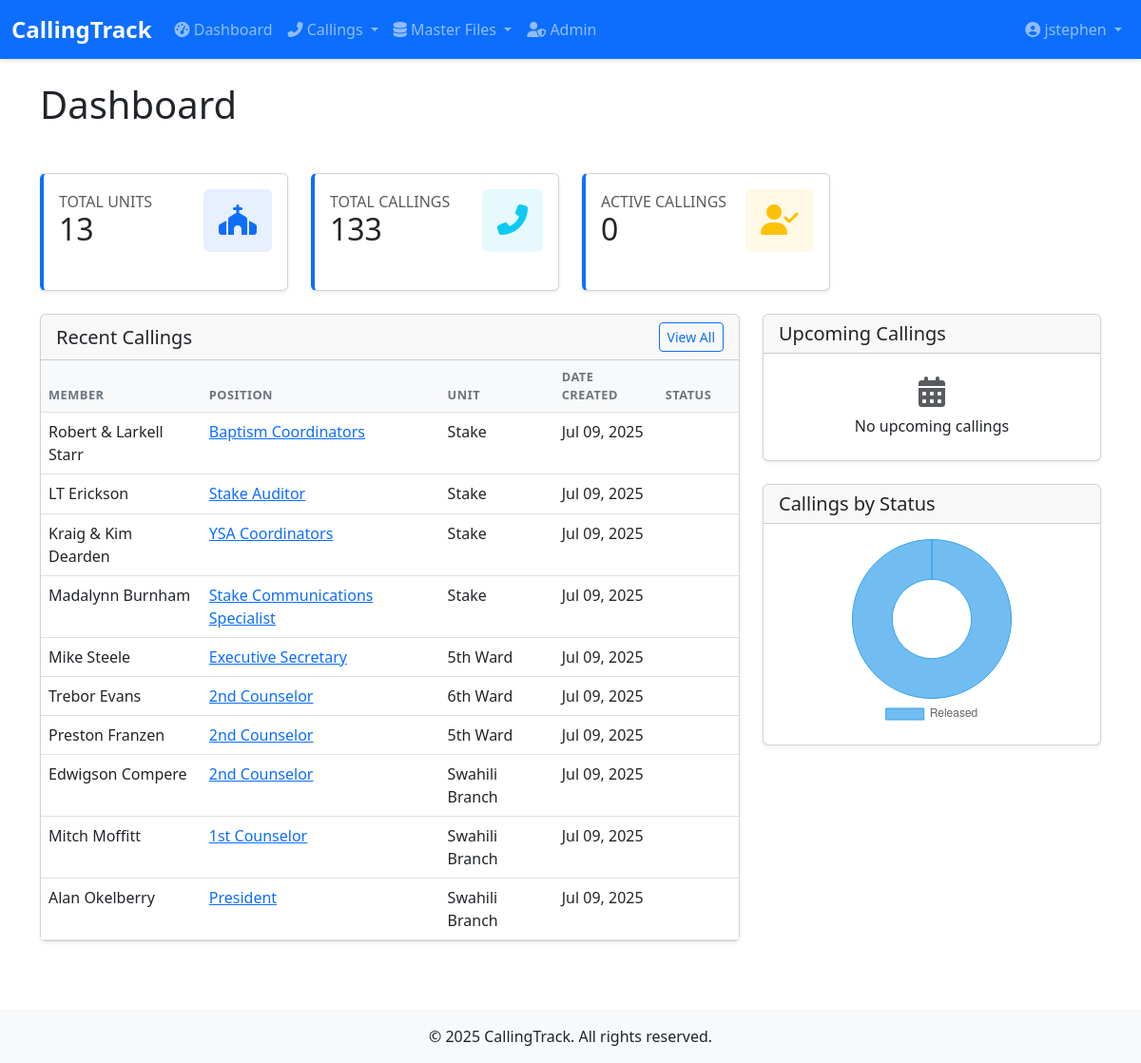
The page / (signed in) on the database as committed earlier.
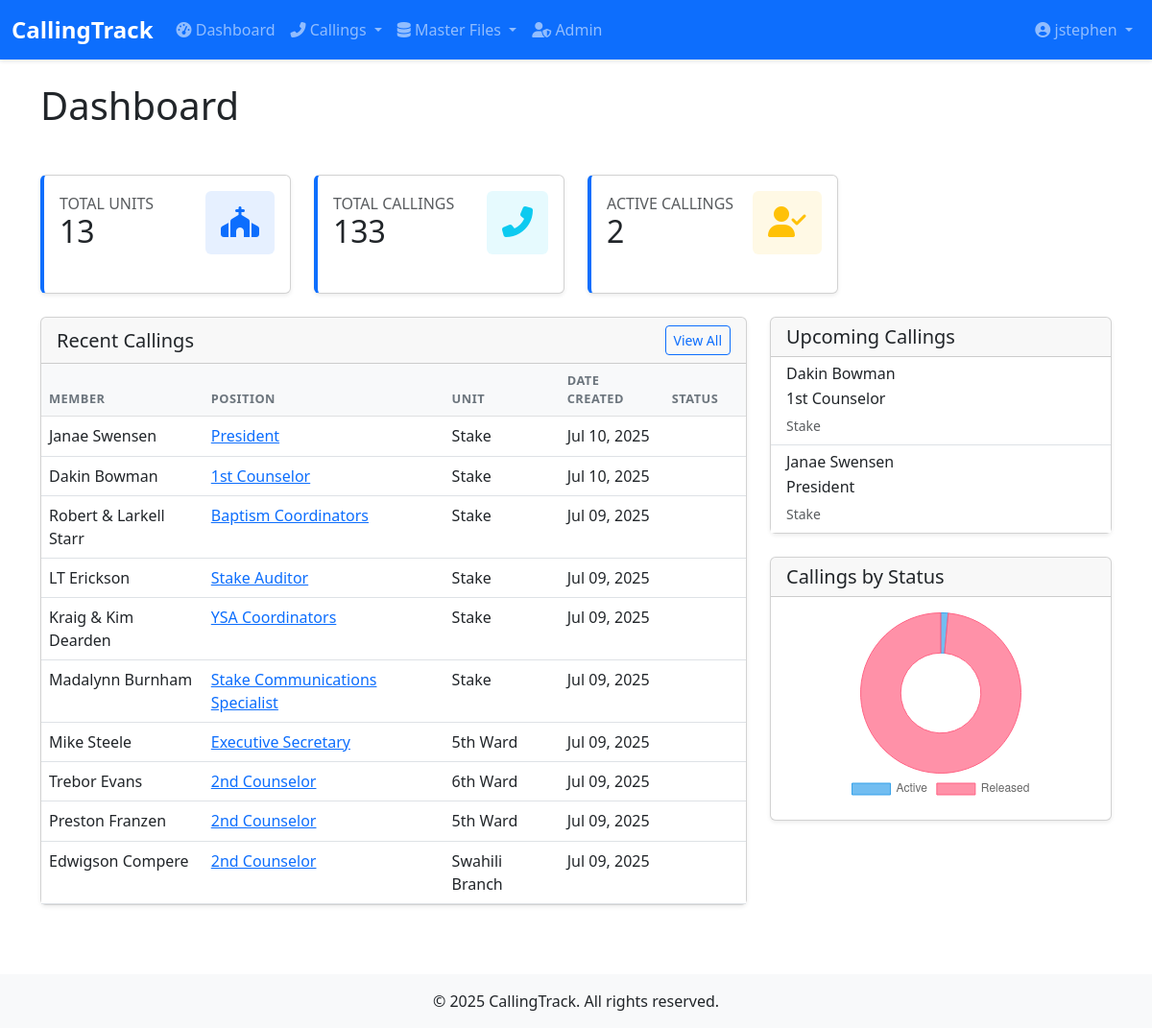
The same page on the database as committed later.
### callings/models.py (models this page shows, shortened)
class Calling(models.Model):
    STATUS_CHOICES = [
        ('PENDING', 'Pending'),
        ('APPROVED', 'Approved'),
        ('IN_PROGRESS', 'In Progress'),
        ('COMPLETED', 'Completed'),
        ('CANCELLED', 'Cancelled'),
        ('ON_HOLD', 'On Hold'),
        ('LCR_UPDATED', 'LCR Updated'),
    ]
    CALLING_STATUS_CHOICES = [
        ('ACTIVE', 'Active'),
        ('RELEASED', 'Released'),
        ('PENDING', 'Pending Approval'),
    ]
    APPROVAL_STATUS_CHOICES = [
        ('PENDING', 'Pending'),
        ('APPROVED', 'Approved'),
        ('NOT_REQUIRED', 'Not Required'),
        ('DECLINED', 'Declined'),
    ]
    unit = models.ForeignKey(Unit, on_delete=models.CASCADE, related_name='callings')
    organization = models.ForeignKey(Organization, on_delete=models.PROTECT, related_name='callings')
    position = models.ForeignKey(Position, on_delete=models.PROTECT, related_name='callings')
    name = models.CharField(max_length=200, blank=True, null=True)
    status = models.CharField(max_length=12, choices=STATUS_CHOICES, default='PENDING')
    calling_status = models.CharField(max_length=10, choices=CALLING_STATUS_CHOICES, default='ACTIVE')
    is_active = models.BooleanField(default=True, help_text="Whether this calling is currently active")
    date_called = models.DateField(null=True, blank=True, default=None, help_text="Date when the calling was issued")
    date_sustained = models.DateField(null=True, blank=True, help_text="Date when the calling was sustained")
    date_set_apart = models.DateField(null=True, blank=True, help_text="Date when the member was set apart")
    date_released = models.DateField(null=True, blank=True, help_text="Date when the calling was released")
    calling_approval_status = models.CharField(
        max_length=15,
        choices=APPROVAL_STATUS_CHOICES,
        default='PENDING',
        help_text="Approval status of the calling"
    )
    sustaining_approval_status = models.CharField(
        max_length=15,
        choices=APPROVAL_STATUS_CHOICES,
        default='NOT_REQUIRED',
        help_text="Approval status of the sustaining"
    )
    setting_apart_approval_status = models.CharField(
        max_length=15,
        choices=APPROVAL_STATUS_CHOICES,
        default='NOT_REQUIRED',
        help_text="Approval status of the setting apart"
    )
    released_approval_status = models.CharField(
        max_length=15,
        choices=APPROVAL_STATUS_CHOICES,
        default='NOT_REQUIRED',
        help_text="Approval status of the release"
    )
    called_by = models.CharField(
        max_length=200,
        blank=True,
        null=True,
        help_text="Name of person who extended the calling"
    )
    released_by = models.CharField(
        max_length=200,
        blank=True,
        null=True,
        help_text="Name of person who released the calling"
    )
    proposed_replacement = models.CharField(
        max_length=200,
        blank=True,
        null=True,
        help_text="Name of the proposed replacement for this calling"
    )
    home_unit = models.ForeignKey(
        Unit,
        on_delete=models.SET_NULL,
        blank=True,
        null=True,
        related_name='home_members',
        help_text="Home unit of the person (may differ from calling unit)"
    )
    presidency_approved = models.DateField(
        null=True,
        blank=True,
        help_text="Date when the presidency approved the calling"
    )
    hc_approved = models.DateField(
        null=True,
        blank=True,
        help_text="Date when the high council approved the calling"
    )
    bishop_consulted_by = models.CharField(
        max_length=200,
        blank=True,
        null=True,
        help_text="Name of bishop who was consulted for the calling"
    )
    lcr_updated = models.BooleanField(
        default=False,
        help_text="Whether this calling has been synced with LCR"
    )
    notes = models.TextField(
        blank=True,
        null=True,
        help_text="Additional notes about the calling"
    )
    release_notes = models.TextField(
        blank=True,
        null=True,
        help_text="Notes about the release of this calling"
    )
    created_at = models.DateTimeField(auto_now_add=True)
    updated_at = models.DateTimeField(auto_now=True)
    class Meta:
        ordering = ['-date_called']
        verbose_name_plural = 'Callings'

class Position(models.Model):
    title = models.CharField(max_length=100, unique=True)
    description = models.TextField(blank=True, null=True, help_text="Description of the position's responsibilities")
    is_leadership = models.BooleanField(default=False, help_text="Whether this is a leadership position")
    is_active = models.BooleanField(default=True, help_text="Whether this position is currently active")
    requires_setting_apart = models.BooleanField(
        default=False,
        help_text="Whether this position requires the member to be set apart"
    )
    display_order = models.PositiveSmallIntegerField(
        default=0,
        help_text="Order in which positions should be displayed (lower numbers first)"
    )
    created_at = models.DateTimeField(auto_now_add=True)
    updated_at = models.DateTimeField(auto_now=True)
    class Meta:
        ordering = ['display_order', 'title']

class Unit(models.Model):
    UNIT_TYPES = [
        ('WARD', 'Ward'),
        ('BRANCH', 'Branch'),
        ('STAKE', 'Stake'),
    ]
    name = models.CharField(max_length=100)
    unit_type = models.CharField(max_length=10, choices=UNIT_TYPES)
    parent_unit = models.ForeignKey('self', on_delete=models.SET_NULL, null=True, blank=True, related_name='child_units')
    meeting_time = models.TimeField(null=True, blank=True, help_text="Regular meeting time for this unit")
    location = models.CharField(max_length=200, blank=True, help_text="Physical location of the unit")
    is_active = models.BooleanField(default=True, help_text="Whether this unit is currently active")
    sort_order = models.PositiveSmallIntegerField(
        default=0,
        help_text="Order in which units should be displayed (lower numbers first)"
    )
    created_at = models.DateTimeField(auto_now_add=True)
    updated_at = models.DateTimeField(auto_now=True)
    class Meta:
        ordering = ['sort_order', 'name']

### callings/views.py (the view)
# urls.py: path('', callings_views.dashboard, name='dashboard'),
@login_required
def dashboard(request):
    from django.apps import apps
    context = {
        'title': 'Dashboard',
    }
    recent_callings = Calling.objects.select_related('position', 'unit')
    if hasattr(request.user, 'units'):
        recent_callings = recent_callings.filter(unit__in=request.user.units.all())
    context['total_units'] = Unit.objects.count()
    context['total_callings'] = Calling.objects.filter(is_active=True).count()
    context['active_callings'] = Calling.objects.filter(calling_status='ACTIVE').count()
    context['recent_callings'] = recent_callings.order_by('-created_at')[:10]
    today = timezone.now().date()
    thirty_days_later = today + timedelta(days=30)
    context['upcoming_releases'] = Calling.objects.filter(
        date_released__isnull=False,
        date_released__gte=today,
        date_released__lte=thirty_days_later,
        is_active=True
    ).select_related('position').order_by('date_released')[:10]
    context['upcoming_callings'] = Calling.objects.filter(
        Q(date_called__range=[today, thirty_days_later]) |
        Q(date_sustained__range=[today, thirty_days_later]) |
        Q(date_set_apart__range=[today, thirty_days_later]) |
        Q(status__in=['PENDING', 'APPROVED'], date_called__isnull=True) |
        Q(status='APPROVED', date_sustained__isnull=True) |
        Q(status='APPROVED', date_set_apart__isnull=True, position__requires_setting_apart=True)
    ).select_related('position', 'unit').order_by('date_called', 'date_sustained', 'date_set_apart')[:5]
    context['calling_status_stats'] = (
        Calling.objects.values('calling_status')
        .annotate(count=Count('calling_status'))
        .order_by('-count')
    )
    context['calling_status_data'] = list(Calling.objects.values('calling_status')
        .annotate(count=Count('id')))
    if 'callings.CallingHistory' in [model._meta.label for model in apps.get_models()]:
        from .models import CallingHistory
        context['recent_activities'] = (
            CallingHistory.objects
            .select_related('calling', 'changed_by')
            .order_by('-changed_at')[:10]
        )
    return render(request, 'callings/dashboard.html', context)

### callings/templates/callings/dashboard.html (shortened to what the changed rows need)
{% extends 'callings/base.html' %}
{% load humanize %}
{% block content %}
<div class="row mb-4">
    <div class="col-12">
        <h1 class="mb-4">Dashboard</h1>
    </div>
</div>
<div class="row g-4 mb-4">
    <div class="col-md-6 col-lg-3">
        <a href="{% url 'callings:unit-list' %}" class="text-decoration-none">
            <div class="card stat-card h-100">
                <div class="card-body">
                    <div class="d-flex justify-content-between align-items-center">
                        <div>
                            <h2 class="mb-0">{{ total_units|intcomma }}</h2>
                        </div>
                    </div>
                </div>
            </div>
        </a>
    </div>
    <div class="col-md-6 col-lg-3">
        <a href="{% url 'callings:calling-list' %}" class="text-decoration-none">
            <div class="card stat-card h-100">
                <div class="card-body">
                    <div class="d-flex justify-content-between align-items-center">
                        <div>
                            <h2 class="mb-0">{{ total_callings|intcomma }}</h2>
                        </div>
                    </div>
                </div>
            </div>
        </a>
    </div>
    <div class="col-md-6 col-lg-3">
        <a href="{% url 'callings:calling-list' %}?status=active" class="text-decoration-none">
            <div class="card stat-card h-100">
                <div class="card-body">
                    <div class="d-flex justify-content-between align-items-center">
                        <div>
                            <h6 class="text-uppercase text-muted mb-0">Active Callings</h6>
                            <h2 class="mb-0">{{ active_callings|intcomma }}</h2>
                        </div>
                    </div>
                </div>
            </div>
        </a>
    </div>
</div>
<div class="row g-4">
    <div class="col-lg-8">
        <div class="card">
            <div class="card-body p-0">
                <div class="table-responsive">
                    <table class="table table-hover mb-0">
                        <thead class="table-light">
                            <tr>
                                <th>Member</th>
                                <th>Position</th>
                                <th>Unit</th>
                                <th>Date Created</th>
                                <th>Status</th>
                            </tr>
                        </thead>
                        <tbody>
                            {% for calling in recent_callings %}
                            <tr>
                                <td>
                                    {{ calling.name }}
                                </td>
                                <td>
                                    <a href="{% url 'callings:position-detail' calling.position.id %}">
                                        {{ calling.position.title }}
                                    </a>
                                </td>
                                <td>{{ calling.unit.name }}</td>
                                <td>{{ calling.created_at|date:"M d, Y" }}</td>
                                <td>
                                    <span class="badge bg-{{ calling.calling_status|lower }}">
                                    </span>
                                </td>
                            </tr>
                            {% endfor %}
                        </tbody>
                    </table>
                </div>
            </div>
        </div>
    </div>
    <div class="col-lg-4">
        <div class="card">
            <div class="card-body p-0">
                <div class="list-group list-group-flush">
                    {% for calling in upcoming_callings %}
                    <div class="list-group-item">
                        <div class="d-flex w-100 justify-content-between">
                            <h6 class="mb-1">{{ calling.name }}</h6>
                        </div>
                        <p class="mb-1">{{ calling.position.title }}</p>
                        <small class="text-muted">{{ calling.unit.name }}</small>
                    </div>
                    {% empty %}
                    <div class="text-center py-4">
                        <i class="fas fa-calendar-alt fa-2x text-muted mb-2"></i>
                        <p class="mb-0">No upcoming callings</p>
                    </div>
                    {% endfor %}
                </div>
            </div>
        </div>
        <div class="card mt-4">
            <div class="card-body">
                <div id="statusChart" style="height: 200px;">
                </div>
            </div>
        </div>
    </div>
</div>
{% endblock %}
{% block extra_js %}
<script>
document.addEventListener('DOMContentLoaded', function() {
    // Status Chart
    const statusCtx = document.createElement('canvas');
    document.getElementById('statusChart').innerHTML = '';
    document.getElementById('statusChart').appendChild(statusCtx);
    const statusData = {
        labels: {{ calling_status_data|safe|default:'[]' }}.map(item => {
            // Convert status code to readable format
            const statusMap = {
                'ACTIVE': 'Active',
                'RELEASED': 'Released',
                'PENDING': 'Pending'
            };
            return statusMap[item.calling_status] || item.calling_status;
        }),
        datasets: [{
            data: {{ calling_status_data|safe|default:'[]' }}.map(item => item.count),
            backgroundColor: [
                'rgba(54, 162, 235, 0.7)',
                'rgba(255, 99, 132, 0.7)',
                'rgba(255, 206, 86, 0.7)',
                'rgba(75, 192, 192, 0.7)',
                'rgba(153, 102, 255, 0.7)'
            ],
            borderColor: [
                'rgba(54, 162, 235, 1)',
                'rgba(255, 99, 132, 1)',
                'rgba(255, 206, 86, 1)',
                'rgba(75, 192, 192, 1)',
                'rgba(153, 102, 255, 1)'
            ],
            borderWidth: 1
        }]
    };
    new Chart(statusCtx, {
        type: 'doughnut',
        data: statusData,
        options: {
            responsive: true,
            maintainAspectRatio: false,
            plugins: {
                legend: {
                    position: 'bottom',
                }
            }
        }
    });
});
</script>
{% endblock %}

Rows that differ between the two databases and show on the page:
no longer on this page (row edited): Calling: name "Mitch Moffitt", position "1st Counselor", unit.name "Swahili Branch", created_at "Jul 09, 2025", shown under "Recent Callings"
no longer on this page (row edited): Calling: name "Alan Okelberry", position "President", unit.name "Swahili Branch", created_at "Jul 09, 2025", shown under "Recent Callings"
added Calling: name "Janae Swensen", position "President", unit.name "Stake", created_at "Jul 10, 2025"
added Calling: name "Dakin Bowman", position "1st Counselor", unit.name "Stake", created_at "Jul 10, 2025"
Other text that changed with them:
{{ active_callings|intcomma }}: "0" → "2"
chart data {{ calling_status_data|safe|default:'[]' }}: [{'calling_status': 'RELEASED', 'count': 134}] → [{'calling_status': 'ACTIVE', 'count': 2}, {'calling_status': 'RELEASED', 'count': 134}]
text no longer shown: "No upcoming callings"
